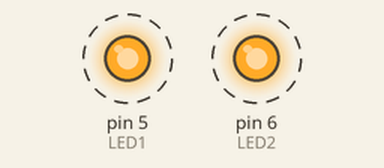
This sketch was run on a simulated Arduino Uno, built with avr-gcc and run on an emulated ATmega328P. On the bench: output pins drawn as LEDs (lit = HIGH). Dashed ring = blinking.

Above: at 4.02 s.
Timing chart, 0 to 7.0 s (numbered marks = the images above):
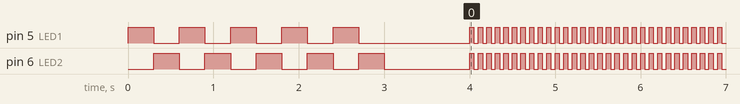

Measured:
- by itself, pin 5 (LED1): goes 4 × (LOW 0.30 s, HIGH 0.30 s), LOW 1.3 s, 1259 × (HIGH 0.05 s, LOW 0.05 s), HIGH 0.05 s, then LOW
- by itself, pin 6 (LED2): goes 4 × (LOW 0.30 s, HIGH 0.30 s), LOW 1.0 s, 1259 × (HIGH 0.05 s, LOW 0.05 s), HIGH 0.05 s, then LOW

The sketch:

Homework03_Problem03.ino
```cpp
int LED1=5;
int LED2=6;
void setup() {
  pinMode(LED1, OUTPUT);
  pinMode(LED2, OUTPUT);
  for(int i = 0;i<5;i++)
  {
    digitalWrite(LED1, HIGH);   // turn the LED on (HIGH is the voltage level)
    digitalWrite(LED2, LOW);
    delay(300);
    digitalWrite(LED1, LOW);   // turn the LED on (HIGH is the voltage level)
    digitalWrite(LED2, HIGH);
    delay(300);
  }
  digitalWrite(LED1, LOW);   // turn the LED on (HIGH is the voltage level)
  digitalWrite(LED2, LOW);
  delay(1000);
}
void loop() {
    digitalWrite(LED1, HIGH);   // turn the LED on (HIGH is the voltage level)
    digitalWrite(LED2, HIGH);
    delay(50);
    digitalWrite(LED1, LOW);   // turn the LED on (HIGH is the voltage level)
    digitalWrite(LED2, LOW);
    delay(50);
}
```
